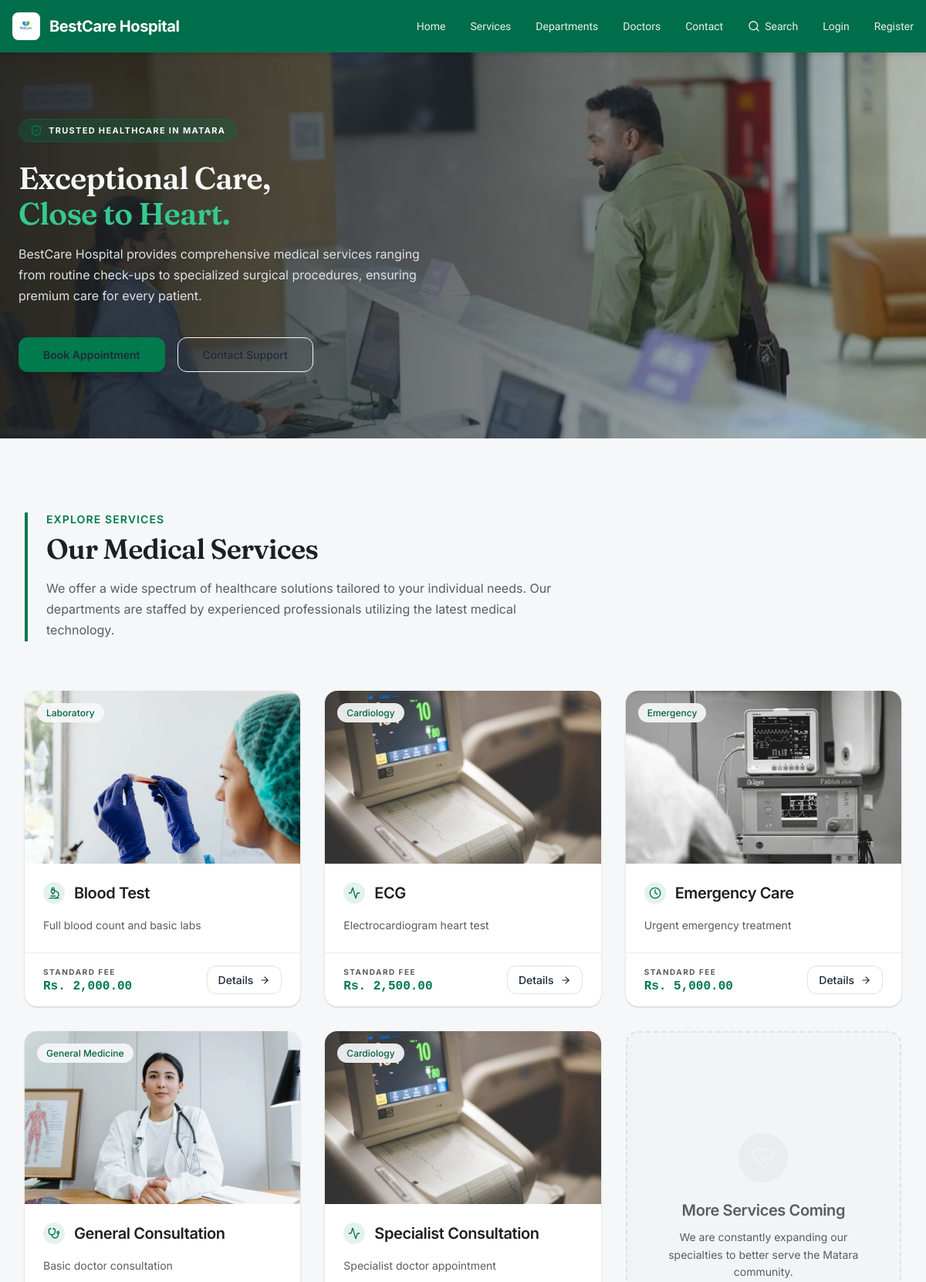
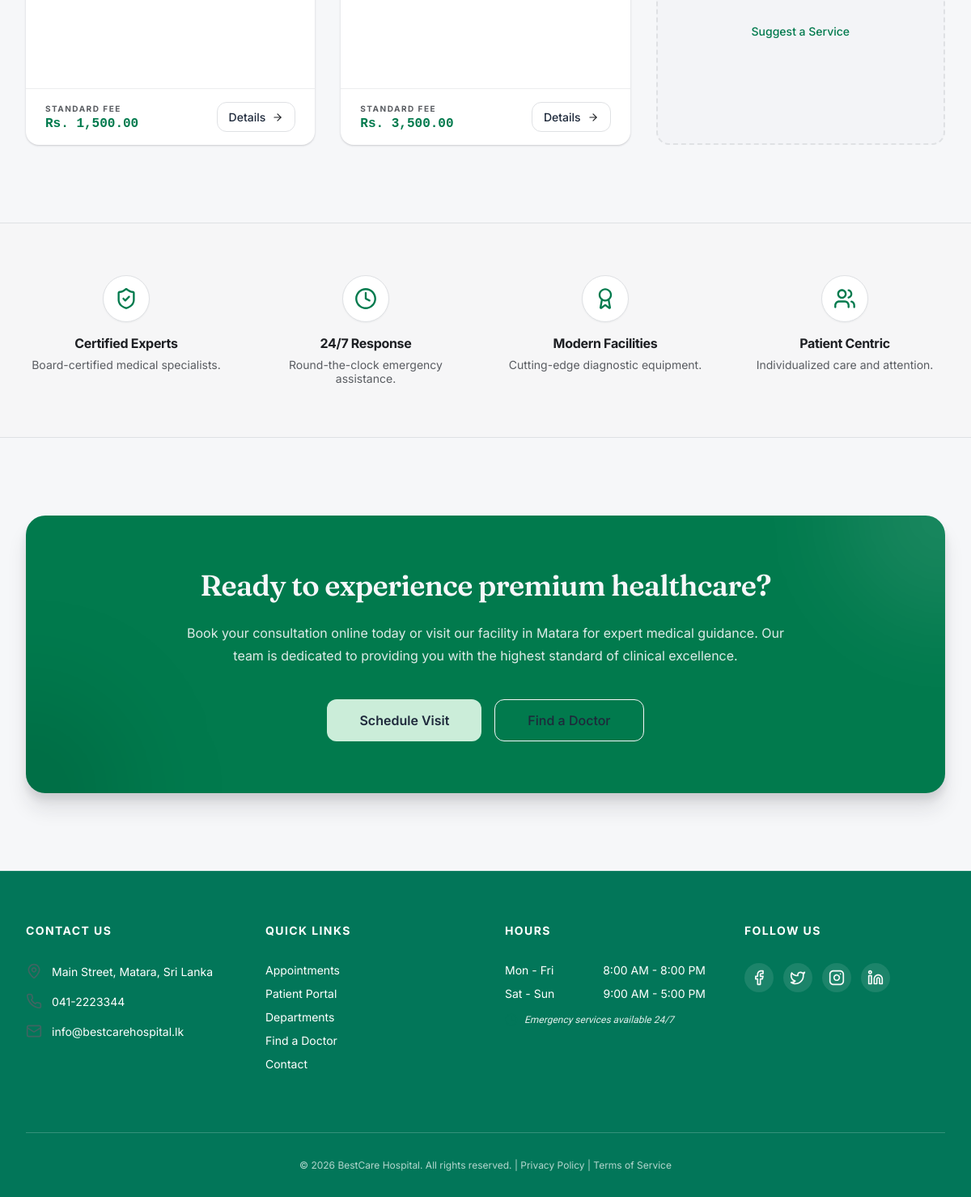
/services.php, run on the app's committed database (2 pictures, top to bottom).
### tables this page shows
CREATE TABLE services (
    id INT AUTO_INCREMENT PRIMARY KEY,
    name VARCHAR(100) NOT NULL,
    description TEXT,
    department_id INT NOT NULL,
    fee DECIMAL(10,2) NOT NULL,
    image_path VARCHAR(255) NULL,
    FOREIGN KEY (department_id) REFERENCES departments(id)
);

CREATE TABLE departments (
    id INT AUTO_INCREMENT PRIMARY KEY,
    name VARCHAR(100) NOT NULL,
    description TEXT,
    image_path VARCHAR(255) NULL
);

### includes/public_session.php (called while the page is built, shortened)
<?php
$pub_img = "/bestcare-hospital/assets/home";
$pub_user_id = 0;
$book_link = "/bestcare-hospital/auth/login.php";
?>

### services.php (the view, shortened to what this page needs)
<?php
include("includes/db.php");
include("includes/public_session.php");
$sv_img = "/bestcare-hospital/assets/services";
$sql = "SELECT s.*, d.name AS department_name
        FROM services s, departments d
        WHERE s.department_id = d.id
        ORDER BY s.name";
$result = mysqli_query($conn, $sql);
$dept_images = array(
    'Laboratory'       => "IMG_5.webp",
    'Cardiology'       => "IMG_8.webp",
    'Emergency'        => "IMG_10.webp",
    'General Medicine' => "IMG_12.webp"
);
$dept_icons = array(
    'Laboratory'       => "IMG_6.svg",
    'Cardiology'       => "IMG_9.svg",
    'Emergency'        => "IMG_11.svg",
    'General Medicine' => "IMG_13.svg"
);
$fallback_images = array("IMG_14.webp", "IMG_5.webp", "IMG_8.webp", "IMG_10.webp", "IMG_12.webp");
?>
<!DOCTYPE html>
<html lang="en">
<head>
    <link rel="stylesheet" href="/bestcare-hospital/assets/css/home.css?v=1">
    <link rel="stylesheet" href="/bestcare-hospital/assets/css/services.css?v=1">
</head>
<body class="home-body">
<?php include __DIR__ . "/includes/public_header.php"; ?>
<section class="sv-hero">
    <div class="sv-hero-bg">
        <img src="<?php echo $sv_img; ?>/IMG_2.webp" alt="Hospital Interior">
        <div class="sv-hero-overlay"></div>
    </div>
    <div class="sv-hero-content">
        <div class="sv-hero-badge">
            <img src="<?php echo $sv_img; ?>/IMG_3.svg" alt="Shield">
            <span>Trusted Healthcare in Matara</span>
        </div>
        <h1>Exceptional Care,<br><span class="accent">Close to Heart.</span></h1>
        <p class="sv-hero-text">
            BestCare Hospital provides comprehensive medical services ranging from routine check-ups to specialized surgical procedures, ensuring premium care for every patient.
        </p>
        <div class="sv-hero-actions">
            <a class="sv-btn-solid" href="<?php echo $book_link; ?>">Book Appointment</a>
            <a class="sv-btn-outline" href="/bestcare-hospital/contact.php">Contact Support</a>
        </div>
    </div>
</section>
<section class="sv-section">
    <div class="home-wrap">
        <div class="sv-section-head">
            <span class="sv-eyebrow">Explore Services</span>
            <h2>Our Medical Services</h2>
            <p>We offer a wide spectrum of healthcare solutions tailored to your individual needs. Our departments are staffed by experienced professionals utilizing the latest medical technology.</p>
        </div>
        <div class="sv-grid">
            <?php
            $i = 0;
            if (mysqli_num_rows($result) > 0) {
                while ($row = mysqli_fetch_array($result)) {
                    $dept = $row['department_name'];
                    if (isset($row['image_path']) && $row['image_path'] != '') {
                        $photo = $row['image_path'];
                    } elseif (isset($dept_images[$dept])) {
                        $photo = $sv_img . "/" . $dept_images[$dept];
                    } else {
                        $photo = $sv_img . "/" . $fallback_images[$i % count($fallback_images)];
                    }
                    if (isset($dept_icons[$dept])) {
                        $icon = $sv_img . "/" . $dept_icons[$dept];
                    } else {
                        $icon = $sv_img . "/IMG_15.svg";
                    }
                    $i = $i + 1;
                    ?>
                    <div class="sv-card">
                        <div class="sv-card-img">
                            <img src="<?php echo htmlspecialchars($photo); ?>" alt="<?php echo htmlspecialchars($row['name']); ?>">
                            <span class="sv-card-dept"><?php echo htmlspecialchars($dept); ?></span>
                        </div>
                        <div class="sv-card-body">
                            <div class="sv-card-title">
                                <div class="sv-card-icon"><img src="<?php echo $icon; ?>" alt=""></div>
                                <h3><?php echo htmlspecialchars($row['name']); ?></h3>
                            </div>
                            <p><?php echo htmlspecialchars($row['description']); ?></p>
                        </div>
                        <div class="sv-card-foot">
                            <div>
                                <span class="sv-fee-label">Standard Fee</span>
                                <span class="sv-fee">Rs. <?php echo number_format($row['fee'], 2); ?></span>
                            </div>
                            <a class="sv-details-btn" href="<?php echo $book_link; ?>">
                                Details <img src="<?php echo $sv_img; ?>/IMG_7.svg" alt="Arrow">
                            </a>
                        </div>
                    </div>
                    <?php
                }
            } else {
                echo "<p>No services found.</p>";
            }
            ?>
            <div class="sv-card-more">
                <div class="sv-more-icon">
                    <img src="<?php echo $sv_img; ?>/IMG_1.svg" alt="Pulse">
                </div>
                <h3>More Services Coming</h3>
                <p>We are constantly expanding our specialties to better serve the Matara community.</p>
                <a href="/bestcare-hospital/contact.php">Suggest a Service</a>
            </div>
        </div>
    </div>
</section>
<section class="sv-features">
    <div class="home-wrap">
        <div class="sv-features-grid">
            <div class="sv-feature">
                <div class="sv-feature-icon"><img src="<?php echo $sv_img; ?>/IMG_3.svg" alt="Certified"></div>
                <h4>Certified Experts</h4>
                <p>Board-certified medical specialists.</p>
            </div>
            <div class="sv-feature">
                <div class="sv-feature-icon"><img src="<?php echo $sv_img; ?>/IMG_11.svg" alt="Response"></div>
                <h4>24/7 Response</h4>
                <p>Round-the-clock emergency assistance.</p>
            </div>
            <div class="sv-feature">
                <div class="sv-feature-icon"><img src="<?php echo $sv_img; ?>/IMG_16.svg" alt="Facilities"></div>
                <h4>Modern Facilities</h4>
                <p>Cutting-edge diagnostic equipment.</p>
            </div>
            <div class="sv-feature">
                <div class="sv-feature-icon"><img src="<?php echo $sv_img; ?>/IMG_15.svg" alt="Centric"></div>
                <h4>Patient Centric</h4>
                <p>Individualized care and attention.</p>
            </div>
        </div>
    </div>
</section>
<section class="sv-cta-section">
    <div class="home-wrap">
        <div class="sv-cta">
            <div class="sv-cta-inner">
                <h2>Ready to experience premium healthcare?</h2>
                <p>Book your consultation online today or visit our facility in Matara for expert medical guidance. Our team is dedicated to providing you with the highest standard of clinical excellence.</p>
                <div class="sv-cta-actions">
                    <a class="sv-btn-light" href="<?php echo $book_link; ?>">Schedule Visit</a>
                    <a class="sv-btn-ghost-light" href="/bestcare-hospital/doctors.php">Find a Doctor</a>
                </div>
            </div>
        </div>
    </div>
</section>
<?php include __DIR__ . "/includes/public_footer.php"; ?>
</body>
</html>

### includes/public_header.php (shortened to what this page needs)
<header class="vh-header">
    <div class="vh-header-inner">
        <div class="vh-brand">
            <div class="vh-brand-icon">
                <img src="/bestcare-hospital/assets/images/bestcarelogo.png" alt="BestCare Logo">
            </div>
            <span class="vh-brand-name">BestCare Hospital</span>
        </div>
        <nav class="vh-nav">
            <a href="/bestcare-hospital/index.php">Home</a>
            <a href="/bestcare-hospital/services.php">Services</a>
            <a href="/bestcare-hospital/departments.php">Departments</a>
            <a href="/bestcare-hospital/doctors.php">Doctors</a>
            <a href="/bestcare-hospital/contact.php">Contact</a>
            <a class="vh-nav-search" href="/bestcare-hospital/search.php">
                <img src="<?php echo $pub_img; ?>/IMG_2.svg" alt="Search">
                <span>Search</span>
            </a>
            <?php if ($pub_user_id > 0) { ?>
                <a href="<?php echo $pub_dashboard_link; ?>">Dashboard</a>
                <a href="<?php echo $pub_logout_link; ?>">Logout</a>
            <?php } else { ?>
                <a href="/bestcare-hospital/auth/login.php">Login</a>
                <a href="/bestcare-hospital/auth/register.php">Register</a>
            <?php } ?>
        </nav>
    </div>
</header>

### includes/public_footer.php (shortened to what this page needs)
<footer class="vh-footer">
    <div class="home-wrap">
        <div class="vh-footer-grid">
            <div>
                <h4>Contact Us</h4>
                <ul class="vh-footer-list">
                    <li>
                        <img src="<?php echo $pub_img; ?>/IMG_21.svg" alt="">
                        <span>Main Street, Matara, Sri Lanka</span>
                    </li>
                    <li>
                        <img src="<?php echo $pub_img; ?>/IMG_26.svg" alt="">
                        <span>041-2223344</span>
                    </li>
                    <li>
                        <img src="<?php echo $pub_img; ?>/IMG_27.svg" alt="">
                        <span>info@bestcarehospital.lk</span>
                    </li>
                </ul>
            </div>
            <div>
                <h4>Quick Links</h4>
                <div class="vh-footer-links">
                    <a href="<?php echo $book_link; ?>">Appointments</a>
                    <a href="/bestcare-hospital/auth/login.php">Patient Portal</a>
                    <a href="/bestcare-hospital/departments.php">Departments</a>
                    <a href="/bestcare-hospital/doctors.php">Find a Doctor</a>
                    <a href="/bestcare-hospital/contact.php">Contact</a>
                </div>
            </div>
            <div>
                <h4>Hours</h4>
                <div class="vh-hours-row"><span>Mon - Fri</span><span>8:00 AM - 8:00 PM</span></div>
                <div class="vh-hours-row"><span>Sat - Sun</span><span>9:00 AM - 5:00 PM</span></div>
                <div class="vh-hours-note">
                    <img src="<?php echo $pub_img; ?>/IMG_16.svg" alt="">
                    <span>Emergency services available 24/7</span>
                </div>
            </div>
            <div>
                <h4>Follow Us</h4>
                <div class="vh-social">
                    <a href="#"><img src="<?php echo $pub_img; ?>/IMG_22.svg" alt=""></a>
                    <a href="#"><img src="<?php echo $pub_img; ?>/IMG_23.svg" alt=""></a>
                    <a href="#"><img src="<?php echo $pub_img; ?>/IMG_24.svg" alt=""></a>
                    <a href="#"><img src="<?php echo $pub_img; ?>/IMG_25.svg" alt=""></a>
                </div>
            </div>
        </div>
        <div class="vh-footer-bottom">
            <p>&copy; 2026 BestCare Hospital. All rights reserved. | Privacy Policy | Terms of Service</p>
        </div>
    </div>
</footer>

### assets/css/home.css (style rules this page uses)
.home-body { margin: 0; font-family: "Plus Jakarta Sans", "Segoe UI", sans-serif; color: #1e293b; background: #FAFAFA; -webkit-font-smoothing: antialiased; overflow-x: hidden; }
.home-body h1, .home-body h2, .home-body h3, .home-body h4 { font-family: "Fraunces", Georgia, serif; font-weight: 600; letter-spacing: -0.02em; color: #111A2E; margin: 0; }
.home-body a { text-decoration: none; color: inherit; }
.home-wrap { max-width: 1280px; margin: 0 auto; padding-left: 16px; padding-right: 16px; }
@media (min-width: 640px) { .home-wrap { padding-left: 24px; padding-right: 24px; } }
@media (min-width: 1024px) { .home-wrap { padding-left: 32px; padding-right: 32px; } }
.vh-header { background: #006E4A; color: #fff; position: sticky; top: 0; z-index: 50; box-shadow: 0 4px 6px -1px rgba(0,0,0,0.1); }
.vh-header-inner { max-width: 1280px; margin: 0 auto; padding: 0 16px; height: 68px; display: flex; align-items: center; justify-content: space-between; }
.vh-brand { display: flex; align-items: center; gap: 12px; }
.vh-brand-icon { background: #fff; padding: 6px; border-radius: 8px; display: flex; align-items: center; justify-content: center; }
.vh-brand-icon img { width: 24px; height: 24px; }
.vh-brand-name { font-family: "Inter", sans-serif; font-weight: 700; font-size: 20px; letter-spacing: -0.02em; color: #fff; }
.vh-nav { display: none; align-items: center; gap: 32px; font-size: 14px; font-weight: 500; color: rgba(255,255,255,0.9); }
.vh-nav-search { display: flex; align-items: center; gap: 6px; }
.vh-nav-search img { width: 16px; height: 16px; opacity: 0.9; }
@media (min-width: 1024px) { .vh-nav { display: flex; } }
.vh-footer { background: #027659; color: #fff; padding-top: 64px; padding-bottom: 32px; border-top: 1px solid rgba(255,255,255,0.1); }
.vh-footer-grid { display: grid; grid-template-columns: 1fr; gap: 48px; margin-bottom: 64px; }
@media (min-width: 768px) { .vh-footer-grid { grid-template-columns: repeat(2, 1fr); } }
@media (min-width: 1024px) { .vh-footer-grid { grid-template-columns: repeat(4, 1fr); } }
.vh-footer h4 { color: #fff; font-family: "Inter", sans-serif; font-size: 14px; font-weight: 700; text-transform: uppercase; letter-spacing: 0.1em; margin-bottom: 32px; }
.vh-footer-list { list-style: none; padding: 0; margin: 0; }
.vh-footer-list li { display: flex; gap: 12px; margin-bottom: 16px; font-size: 14px; font-family: "Inter", sans-serif; line-height: 1.5; }
.vh-footer-list img { width: 20px; height: 20px; opacity: 0.7; flex-shrink: 0; }
.vh-footer-links a { display: block; font-size: 14px; font-family: "Inter", sans-serif; margin-bottom: 12px; color: #fff; }
.vh-hours-row { display: flex; justify-content: space-between; font-size: 14px; font-family: "Inter", sans-serif; margin-bottom: 12px; }
.vh-hours-note { display: flex; align-items: center; gap: 8px; margin-top: 16px; font-size: 12px; font-style: italic; color: rgba(255,255,255,0.9); }
.vh-hours-note img { width: 16px; height: 16px; }
.vh-social { display: flex; gap: 12px; }
.vh-social a { width: 36px; height: 36px; background: rgba(255,255,255,0.1); border-radius: 50%; display: flex; align-items: center; justify-content: center; }
.vh-social img { width: 20px; height: 20px; }
.vh-footer-bottom { padding-top: 32px; border-top: 1px solid rgba(255,255,255,0.2); text-align: center; }
.vh-footer-bottom p { font-size: 12px; color: rgba(255,255,255,0.7); font-family: "Inter", sans-serif; margin: 0; }

### data on the page
services: shows a picture, department.name "Laboratory", name "Blood Test", description "Full blood count and basic labs", fee "2,000.00"
services: department.name "Cardiology", name "ECG", description "Electrocardiogram heart test", fee "2,500.00"
services: shows a picture, department.name "Emergency", name "Emergency Care", description "Urgent emergency treatment", fee "5,000.00"
services: shows a picture, department.name "General Medicine", name "General Consultation", description "Basic doctor consultation", fee "1,500.00"
services: department.name "Cardiology", name "Specialist Consultation", description "Specialist doctor appointment", fee "3,500.00"
